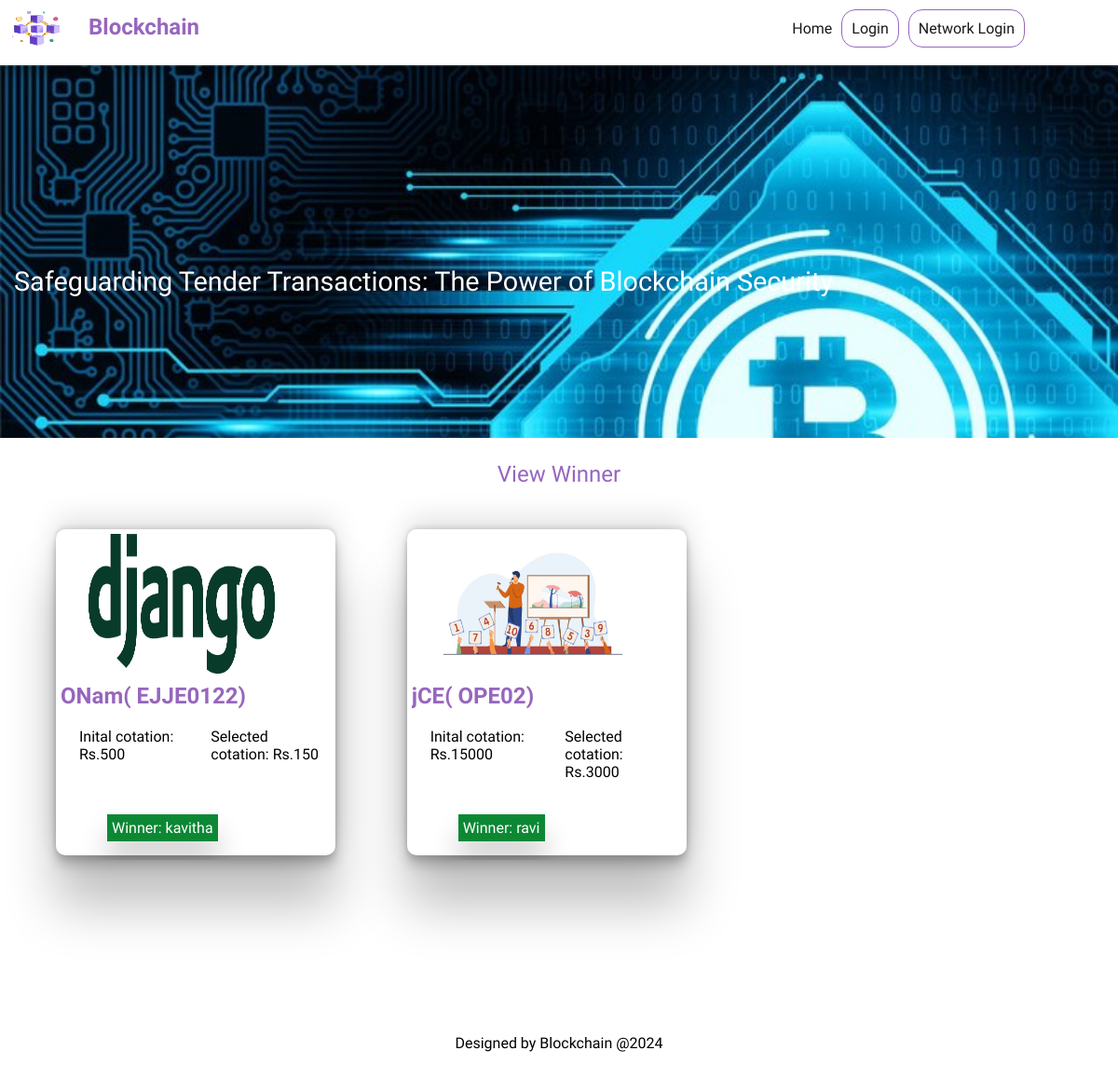
The page / on the database its author committed.
### eadmin/models.py (models this page shows)
class tender(models.Model):
    title = models.CharField(max_length=100,null=False, blank=False)
    started_at = models.DateTimeField()
    ended_at = models.DateTimeField()
    img = models.ImageField(upload_to=getFile,null=True,blank=True)
    created_at=models.DateTimeField(auto_now_add=True)
    tenderNo = models.CharField(max_length=100,null=False,blank=False)
    status=  models.BooleanField(default=True)
    winnerid=  models.IntegerField(default=0)
    blockid=  models.IntegerField(default=0)
    initalCotation = models.CharField(max_length=100,null=False,blank=False,default=0)

class particpants(models.Model):
    username = models.CharField(max_length=100,null=False, blank=False)
    password = models.CharField(max_length=100)
    contact = models.CharField(max_length=100)
    email = models.CharField(max_length=100)
    profile_picture = models.ImageField(upload_to=getFile,null=True,blank=True)
    created_at=models.DateTimeField(auto_now_add=True)

### eadmin/views.py (the view)
# urls.py: path("",views.index, name="index"),
def index(request):
    data=[]
    tendersList = tender.objects.filter(status=False)
    for tt in tendersList:
        print(tt.title)
        winnerid = tt.winnerid
        blid = tt.blockid
        participantInfo = particpants.objects.filter(id=winnerid)
        blockInfo = Blockchain.objects.filter(id=blid)
        transaction = 0
        for bb in blockInfo:
            obj = bb.data
            transaction = obj['data']['transaction']
        data.append({'title':tt.title,'tenderNo':tt.tenderNo,'img':tt.img,'Initalcotation':tt.initalCotation,'winnerName':participantInfo[0].username,'transaction':transaction})
    print(data)
    return render(request,"common/index.html",{"winnerList":data})

### eadmin/BlockchainMiddleWare.py (called while the page is built)
    def __call__(self, request):
        tender_id = request.GET.get('tender_id', None)  # Assuming the tenderid is passed via GET parameter
        block_list = None
        if tender_id:
            block_list = Blockchain.objects.filter(tenderid=tender_id)
            request.block_list = block_list
        else:
            request.block_list = None
        response = self.get_response(request)
        return response

### eadmin/tenderMiddleware.py (called while the page is built)
    def __call__(self, request):
        tenderList = None
        getTender = tender.objects.filter(status=True)
        request.tenderList = getTender
        response = self.get_response(request)
        return response

### eadmin/userMiddleWare.py (called while the page is built)
    def __call__(self, request):
        userList = None
        getUsers = particpants.objects.all()
        request.userList = getUsers
        response = self.get_response(request)
        return response

### templates/common/index.html
{% extends 'common/layout.html' %}
{% load static %}
{% block main %}
<div class="container">
    <div class="carousel">
        <img src="{% static 'profile/bg4.jpg' %}" alt="" class="bg-image">
        <div class="heading">Safeguarding Tender Transactions: The Power of Blockchain Security</div>
    </div>
</div>
<div class="winner_container">
    <h3>View Winner</h3>
    <div class="BContainer">
        {% for tender in winnerList %}
        <div class="card">
            <div class="winner_container">
                <div class="winner_img_container">
                    <img src="{% static  tender.img  %}" alt="" >
                </div>
                <div class="winner_content">
                    <h2>{{ tender.title }}(  {{ tender.tenderNo }})</h2>
                </div>
                <div class="price">
                    <p> Inital cotation: Rs.{{ tender.Initalcotation }}</p>
                    <p> Selected cotation:  Rs.{{ tender.transaction }}</p>
                </div>
                <div class="winner-name">
                  Winner:  {{ tender.winnerName }}
                </div>
            </div>
        </div>
        {% endfor %}
    </div>
</div>
{% endblock %}

### static/css/style.css (style rules this page uses)
* { box-sizing: border-box; padding: 0; margin: 0; list-style: none; font-family: 'Kanit', sans-serif; text-decoration: none; }
:root { --primary-color: #9766be; --light-primary-color: #be9fd8; --green-color: #0c8835; --white-color: #ffff; --black-color: #0a0a0aee; --red-color: #d30202; --grey-color: #b3b3b3; }
body { position: relative; }
.carousel { height: 400px; width: 100%; object-fit: contain; overflow: hidden; position: relative; }
.heading { position: absolute; font-size: 1.8em; color: var(--white-color); margin: 15px; top: 50%; }
.carousel img { width: 100%; position: absolute; }
.winner_container { display: flex; height: 600px; overflow-y: scroll; margin: 5px; flex-direction: column; }
.winner_container h3 { font-weight: 500; font-size: 1.5em; align-self: center; padding: 20px; color: var(--primary-color); }
.BContainer { display: grid; grid-template-columns: 1fr 1fr 1fr; margin: 15px 15px 0px 45px; }
.card { height: 350px; margin: 10px; position: relative; width: 300px; border-radius: 10px; box-shadow: rgba(0, 0, 0, 0.25) 0px 54px 55px, rgba(0, 0, 0, 0.12) 0px -12px 30px, rgba(0, 0, 0, 0.12) 0px 4px 6px, rgba(0, 0, 0, 0.17) 0px 12px 13px, rgba(0, 0, 0, 0.09) 0px -3px 5px; }
.card .winner_container { position: absolute; top: 0; overflow: hidden; width: 100%; height: 100%; }
.card .winner_container .winner_img_container { position: absolute; object-fit: cover; width: 80%; align-self: center; }
.winner_img_container img { height: 150px; width: 200px; }
.winner_content { margin-top: 160px; }
.winner_content h2 { color: var(--primary-color); }
.price { overflow: hidden; display: flex; }
.winner-name { position: absolute; bottom: 20px; left: 50px; box-shadow: rgba(0, 0, 0, 0.2) 0px 20px 30px; background: var(--green-color); color: var(--white-color); padding: 5px; }
.bid_container h1,p { padding: 20px; }

### rows shown on the page
tender: img (picture), title "ONam", tenderNo "EJJE0122", Initalcotation "500"
particpants: winnerName "kavitha"
tender: img (picture), title "jCE", tenderNo "OPE02", Initalcotation "15000"
particpants: winnerName "ravi"

### other values the page prints
{{ tender.transaction }} "150" "3000"
